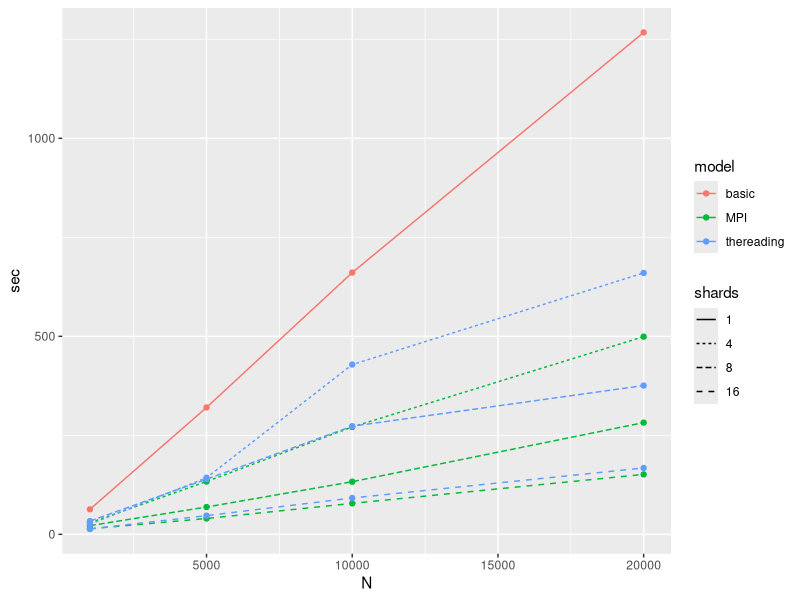
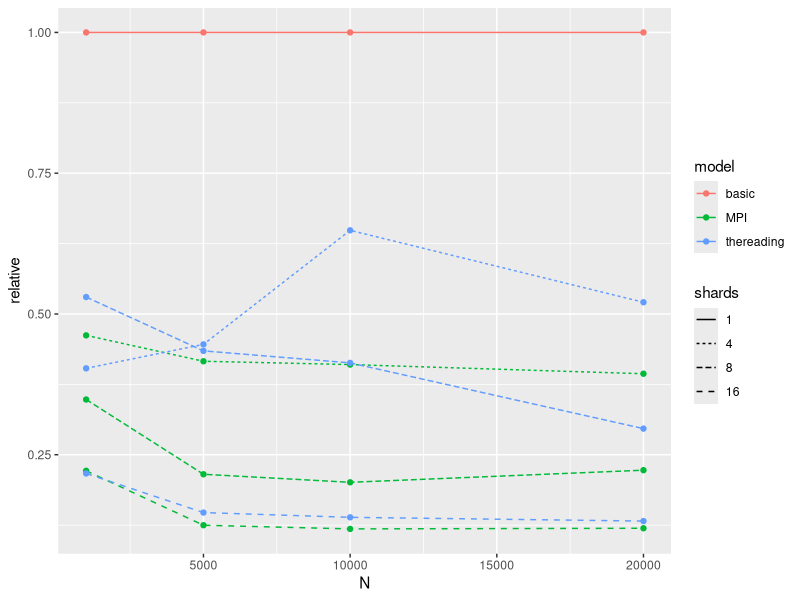

These figures' R source, in order:
library(ggplot2)
library(data.table)
times = fread("results/all.txt", header = T)
times = times[sec > 1]
times[, model := factor(model, levels = c(0,1,2),
                       labels = c("basic","MPI","thereading"))
      ][,shards := factor(shards)
        ]

m = times[, list(sec = mean(sec)) , by = c("model","N","shards")]

ggplot(m, aes(x = N, y = sec, group = model:shards, color = model, lty = shards)) + geom_line() + geom_point()

m[, relative := sec/max(sec), by = "N"] 
ggplot(m, aes(x = N, y = relative, group = model:shards, color = model, lty = shards)) + geom_line() + geom_point()

m[, relative := sec/max(sec), by = "N"]
m[, relative2 := (1/as.numeric(as.character(shards)))/(sec/max(sec)), by = "N"] 
m[, analysis := paste0(shards,"-",model) ]


round(xtabs(relative~ analysis + N, m[model != "basic"]),digits = 2)

round(xtabs(relative2~ analysis + N, m[model != "basic"]),digits = 2)